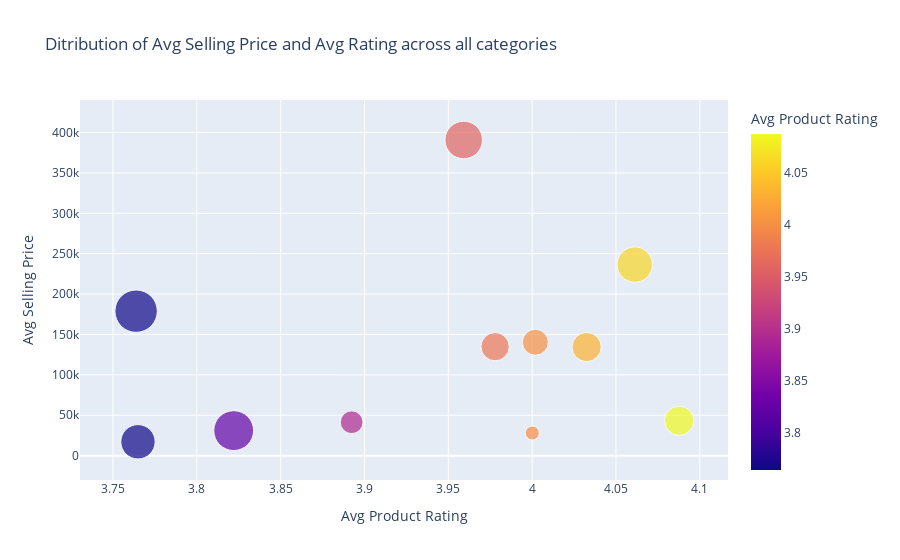

The cell this chart's notebook holds for it:
### Code cell
import plotly.express as px

# Create bubble chart
fig = px.scatter(top_category, 
                 x='avg_product_rating', 
                 y='total_reviews', 
                 size='avg_selling_price',  # Size of bubbles determined by total_sales
                 color='avg_product_rating',  # Color of bubbles determined by product_rating
                 hover_data={'category': True,
                             'avg_selling_price': True,
                             'avg_product_rating': True},
                 title='Ditribution of Avg Selling Price and Avg Rating across all categories',
                 labels={'category': 'Category', 
                         'avg_selling_price': 'Avg Selling Price',
                         'avg_product_rating': 'Avg Product Rating'},
                 size_max=30,)  # Adjust maximum bubble size as needed

# Update layout
fig.update_layout(
    xaxis_title='Avg Product Rating',
    yaxis_title='Avg Selling Price'
)

# Show the plot
fig.show()

### Figure 1 — Plotly figure (JSON) as saved in the notebook; plotly's stock layout.template omitted (floating-point values rounded to 4 significant figures)
{"data": [{"customdata": [["Beverages", 230.3], ["Gourmet & World Food", 334.9], ["Foodgrains, Oil & Masala", 228.8], ["Snacks & Branded Foods", 180.4], ["Fruits & Vegetables", 52.97], ["Cleaning & Household", 213.6], ["Beauty & Hygiene", 376.9], ["Bakery, Cakes & Dairy", 138.9], ["Baby Care", 425.1], ["Eggs, Meat & Fish", 316.4], ["Kitchen, Garden & Pets", 481.7]], "hovertemplate": "Avg Product Rating=%{marker.color}<br>total_reviews=%{y}<br>Avg Selling Price=%{customdata[1]}<br>Category=%{customdata[0]}<extra></extra>", "legendgroup": "", "marker": {"color": [4.088, 4.061, 4.032, 4.002, 4.0, 3.978, 3.959, 3.892, 3.822, 3.765, 3.764], "coloraxis": "coloraxis", "size": [230.3, 334.9, 228.8, 180.4, 52.97, 213.6, 376.9, 138.9, 425.1, 316.4, 481.7], "sizemode": "area", "sizeref": 0.5353, "symbol": "circle"}, "mode": "markers", "name": "", "orientation": "v", "showlegend": false, "type": "scatter", "x": [4.088, 4.061, 4.032, 4.002, 4.0, 3.978, 3.959, 3.892, 3.822, 3.765, 3.764], "xaxis": "x", "y": [43211, 236487, 134474, 140381, 27985, 134910, 390805, 41356, 30988, 17145, 178871], "yaxis": "y"}], "layout": {"coloraxis": {"colorbar": {"title": {"text": "Avg Product Rating"}}, "colorscale": [[0, "#0d0887"], [0.1111, "#46039f"], [0.2222, "#7201a8"], [0.3333, "#9c179e"], [0.4444, "#bd3786"], [0.5556, "#d8576b"], [0.6667, "#ed7953"], [0.7778, "#fb9f3a"], [0.8889, "#fdca26"], [1, "#f0f921"]]}, "legend": {"itemsizing": "constant", "tracegroupgap": 0}, "title": {"text": "Ditribution of Avg Selling Price and Avg Rating across all categories"}, "xaxis": {"anchor": "y", "domain": [0, 1], "title": {"text": "Avg Product Rating"}}, "yaxis": {"anchor": "x", "domain": [0, 1], "title": {"text": "Avg Selling Price"}}}}
